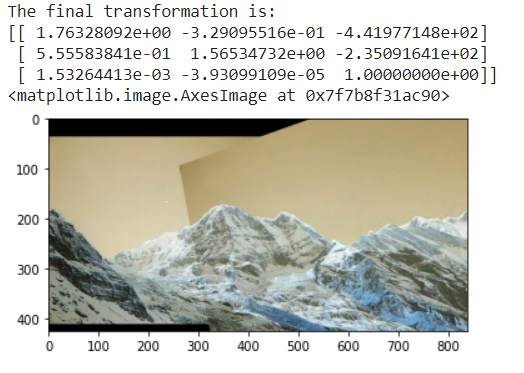
#> input picture Panorama Stitching/test.PNG, 524 x 373 px, given in place of download.jpg, which was not available
$ python Harris.py   (older library calls are emulated)
#> lines starting #> are read from the running program, lines starting #| are printed output that depends on the picture; pictures that were not available may be replaced by others from this repository, and a replacement may not be noted
#> further down, img is the input picture: shape (373, 524, 3); mean B, G, R 190.8, 200.3, 200.9
# -*- coding: utf-8 -*-
"""Untitled20.ipynb

Automatically generated by Colaboratory.

Original file is located at
    https://colab.research.google.com/drive/1NkGGvJHiUieh9LZa8t0sWX_P6XID_V2J
"""

import cv2
import numpy as np
import matplotlib.pyplot as plt

def find_corners2(img, ksize, w, sigma):
#> called with ksize = 3, w = 3, sigma = 0.05
  gray = cv2.cvtColor(img, cv2.COLOR_BGR2GRAY)
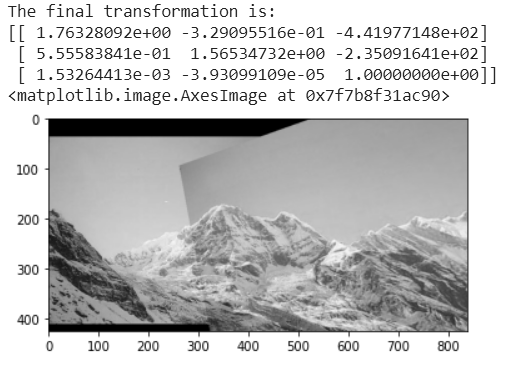
#> gray: shape (373, 524); min 0, max 255, mean 199.4
  gray = np.float32(gray)
  gray = cv2.GaussianBlur(gray, ksize=(ksize, ksize), sigmaX=0.5, sigmaY=0.5)
  Ix = cv2.Sobel(gray, cv2.CV_64F, 1, 0, ksize=ksize)
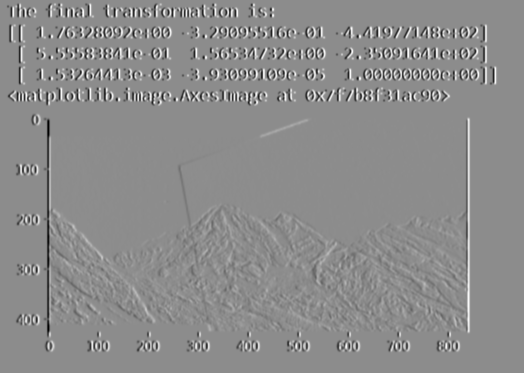
#> Ix: shape (373, 524) float64; min -911.4, max 740.6, mean 0; drawn with min black and max white
  Iy = cv2.Sobel(gray, cv2.CV_64F, 0, 1, ksize=ksize)
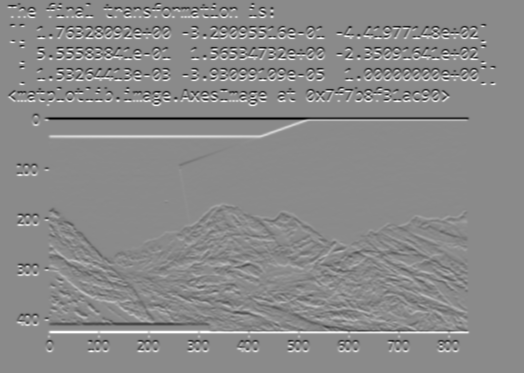
#> Iy: shape (373, 524) float64; min -911.4, max 768, mean 0; drawn with min black and max white

  grey_xx = cv2.GaussianBlur(Ix * Ix, (w, w), sigmaX=0.5, sigmaY=0.5)
  grey_yy = cv2.GaussianBlur(Ix * Iy, (w, w), sigmaX=0.5, sigmaY=0.5)
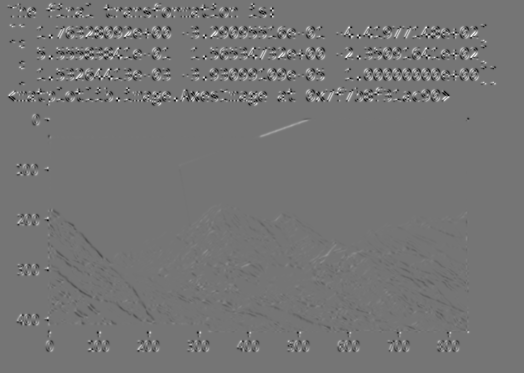
#> grey_yy: shape (373, 524) float64; min -185361.3, max 216246.5, mean -12.2; drawn with min black and max white
  grey_xy = cv2.GaussianBlur(Iy * Iy, (w, w), sigmaX=0.5, sigmaY=0.5)
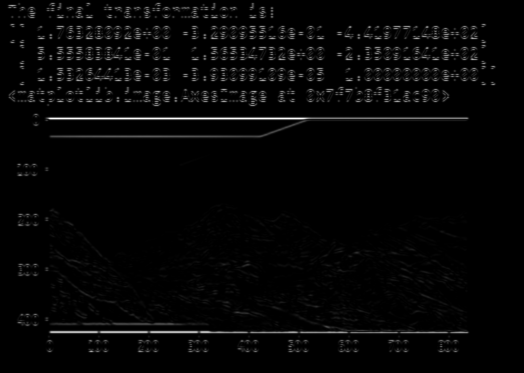
#> grey_xy: shape (373, 524) float64; min 0, max 709062.2, mean 17697.7; drawn with min black and max white

  rows, cols = gray.shape
#> rows = 373; cols = 524
  R = np.zeros((rows,cols))
  import math
  for i in range (rows):
      for j in range(cols):
          R[i][j] = (grey_xx[i][j]*grey_yy[i][j] - grey_xy[i][j]*grey_xy[i][j]) - 0.05*(pow(grey_xx[i][j]+grey_yy[i][j],2))
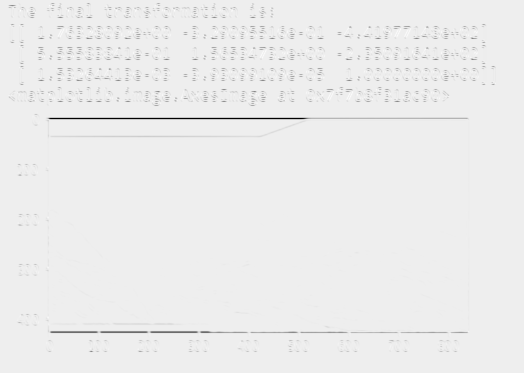
#> R: shape (373, 524) float64; min -5.03e+11, max 3.48e+10, mean -4.01e+09; drawn with min black and max white

  for i in range (rows):
   for j in range(cols):
       if(200000000 < R[i][j]):
           print(R[i][j], ' ', i,' ',j)
#> this loop made 373 passes
#> (printed output is left out)

  img[R > 200000000] = [0, 0, 255]
  img[R < -200000000] = [0, 0, 255]
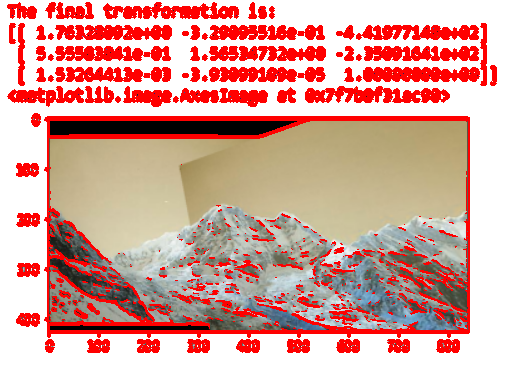
#> img: shape (373, 524, 3); mean B, G, R 156.7, 165.8, 217.2
  img = cv2.cvtColor(img, cv2.COLOR_BGR2RGB)
  plt.imshow(img)
  plt.show()

def corners(img):
  plt.imshow(img)
  plt.show()
  gray = cv2.cvtColor(img, cv2.COLOR_BGR2GRAY)
  gray = np.float32(gray)
  dst = cv2.cornerHarris(gray, 2, 3, 0.04)
  dst = cv2.dilate(dst, None)
  img[dst > 0.01 * dst.max()] = [0, 0, 255]
  plt.imshow(img)
  plt.show()

from google.colab import files
#files.upload()
import matplotlib.image as mpimg
img = cv2.imread('/content/download.jpg')
find_corners2(img, 3, 3, 0.05)
#corners(img)
